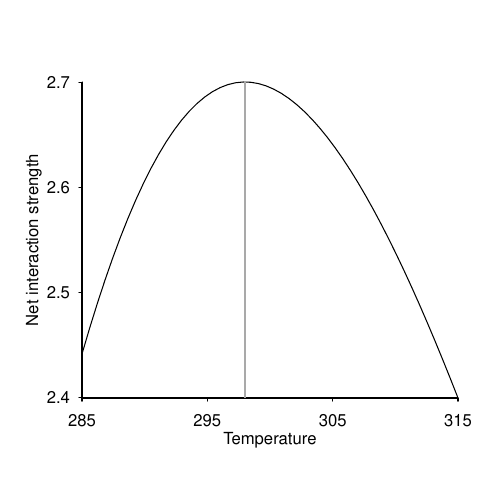

Reproduce this figure in R.
######## FIGURE PER POP AND NET INTERACTION STRENGTH ########
#################################################
setwd("~/GitHub/Talk_CSBQ/figuresAz")
rm(list=ls())


#### Functions to compute net strength of trophic cascade ####
###  log(Heff3), log(Peff2) & log(Peff3)   ###

## BA unimodal model
rBAU=function(temp,par_br,uni=1) {
  #input: temp=temperature range
  #       par_br=parameter vector
  #parameters:
  r0=par_br[[1]]  #scaling coefficient
  m=par_br[[2]]   #body-mass
  b=par_br[[3]]   #allometric scaling coefficient
  tpk=par_br[[4]] #optimal temperature
  E=par_br[[5]]   #activation energy
  Ed=par_br[[6]]  #deactivaiton energy
  k=8.617*10^-5   #Boltzmann constant
  # uni : specify if unimodal or exponential BA model
  
  if (uni==0) {
    l=1
  } else {
    l=1/(1+exp(-1/(k*temp)*(Ed-(Ed/tpk+k*log(E/(Ed-E)))*temp))) #decline phase
  }
  return(BR=r0*m^b*exp(-E/(k*temp))*l)
}


logPHeff=function(para)  {
  with(as.list(para),{

    ## Equilibrial biomasses

    # NP
    Pequ=((q*d*Nin)/(zP+d))-(d/mu)

    ## NPH
    Pequ2=(zH+d)/(effPH*aPH*APH)
    Nequ2=(d*Nin)/(d+mu*Pequ2)
    Hequ2=(q*mu*Nequ2-zP-d)/(aPH*APH)

    ## NPHC
    Hequ3=(zC+d)/(effHC*aHC*AHC)
    Nequ3=(zP+d+(aPH*APH*Hequ3))/(q*mu)
    Pequ3=(d*Nin-d*Nequ3)/(mu*Nequ3)
    Cequ3=((effPH*aPH*APH*Pequ3)-zH-d)/(aHC*AHC)


    ## Strength of trophic cascade
    StrP2=log(Pequ/Pequ2)
    StrP3=log(Pequ2/Pequ3)
    StrH3=log(Hequ2/Hequ3)

    return(list(lPeff2=StrP2,lPeff3=StrP3,lHeff3=StrH3,Hequ2=Hequ2))

  })
}

## Temperature

temp_seq=seq(285,315,length.out=50)

## Body mass

mP=1.34*10^-4 # primary producer body-mass
mH=1.34*10^-2 # herbivore body-mass
mC=1.34       # carnivore body-mass

### Parameters temperature dependent

par_aPH=c(aPH0=2*10^11,mH,baPH=0.05,topt=298,E=0.65,E2=1.15)
aPH_seq=rBAU(temp=temp_seq,par_br=par_aPH)

par_aHC=c(aHC0=2*10^11,mC,baHC=0.05,topt=298,E=0.65,E2=1.15)
aHC_seq=rBAU(temp=temp_seq,par_br=par_aHC)

# Fixed parameters
D=0.8   # dilution rate
Nin=15  # nutrient input concentrations
ePH=0.45 # conversion efficieny
q=6     # C:N ratio
APH=0.7 # attack success probability
ks=0.8  # half saturation constant

AHC=0.8 # attack success probability herbivore-carnivore
eHC=0.85 # conversion efficieny herbivore-carnivore

topt=298

# Parameters temperature dependent
par_mu_max=c(mu0=3*10^10,mP,bmu=-0.25,topt=298,E=0.65,E2=1.15)
mu_seq=rBAU(temp=temp_seq,par_br=par_mu_max)

par_zP=c(zP0=0.8*10^10,mP,bzP=-0.25,topt=298,E=0.65,E2=1.15)
zP_seq=rBAU(temp=temp_seq,par_br=par_zP)

par_zH=c(zH0=10^10,mH,bzH=-0.25,topt=298,E=0.65,E2=1.15)
zH_seq=rBAU(temp=temp_seq,par_br=par_zH)

par_zC=c(zC0=0.6*10^11,mC,bzC=-0.25,topt=298,E=0.65,E2=1.15)
zC_seq=rBAU(temp=temp_seq,par_br=par_zC)

param=list(d=D,Nin=Nin,q=q,effPH=ePH,APH=APH,effHC=eHC,
           AHC=AHC,mu=mu_seq,zP=zP_seq,zH=zH_seq,aPH=aPH_seq,zC=zC_seq,aHC=aHC_seq)

resNIS=logPHeff(param)

# IS pop
IP_H2=log(resNIS$Hequ2*aPH_seq)

pdf("ISpop.pdf",width=5,height=5)

par(xaxs='i',yaxs='i')

par(mgp = c(1.5, 0.6, 0), tck = -.01, family = 'sans')

plot(temp_seq,IP_H2,lwd=2,axes=F,ann=F,type='n')
axis(1,at=seq(min(temp_seq),max(temp_seq),10),labels=seq(min(temp_seq),max(temp_seq),10))
axis(2,at=round(seq(min(IP_H2),max(IP_H2),length.out=4),3),
     labels=round(seq(min(IP_H2),max(IP_H2),length.out=4),1),las=2)

mtext(text="Per population interaction strength",side=2,line=2,font=1,cex=1)
mtext(text='Temperature',side=1,line=1.5,font=1,cex=1)

lines(temp_seq,IP_H2)
abline(v=topt,col='darkgray',lwd=2)
abline(v=min(temp_seq))


dev.off()




## Net interaction strength


NIS_P2=resNIS$lPeff2
NIS_P3=resNIS$lPeff3
NIS_H3=resNIS$lHeff3

pdf("NetIS.pdf",width=5,height=5)

par(xaxs='i',yaxs='i')

par(mgp = c(1.5, 0.6, 0), tck = -.01, family = 'sans')

plot(temp_seq,NIS_P2,axes=F,ann=F,type='n')
axis(1,at=seq(min(temp_seq),max(temp_seq),10),labels=seq(min(temp_seq),max(temp_seq),10))
axis(2,at=round(seq(min(NIS_P2),max(NIS_P2),length.out=4),3),
labels=round(seq(min(NIS_P2),max(NIS_P2),length.out=4),1),las=2)

mtext(text="Net interaction strength",side=2,line=2,font=1,cex=1)
mtext(text='Temperature',side=1,line=1.5,font=1,cex=1)

lines(temp_seq,NIS_P2)
abline(v=topt,col='darkgray',lwd=2)
abline(v=min(temp_seq))
dev.off()
